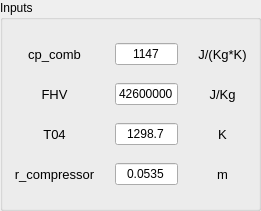
    <widget class="QGroupBox" name="groupBox_2">
     <property name="geometry">
      <rect>
       <x>280</x>
       <y>10</y>
       <width>261</width>
       <height>211</height>
      </rect>
     </property>
     <property name="title">
      <string>Inputs</string>
     </property>
     <layout class="QGridLayout" name="gridLayout_5">
      <property name="horizontalSpacing">
       <number>20</number>
      </property>
      <item row="1" column="0">
       <widget class="QLabel" name="label_8">
        <property name="font">
         <font>
          <pointsize>10</pointsize>
         </font>
        </property>
        <property name="text">
         <string>FHV</string>
        </property>
        <property name="alignment">
         <set>Qt::AlignCenter</set>
        </property>
       </widget>
      </item>
      <item row="2" column="0">
       <widget class="QLabel" name="label_9">
        <property name="font">
         <font>
          <pointsize>10</pointsize>
         </font>
        </property>
        <property name="text">
         <string>T04</string>
        </property>
        <property name="alignment">
         <set>Qt::AlignCenter</set>
        </property>
       </widget>
      </item>
      <item row="1" column="1">
       <widget class="QLineEdit" name="lineEdit_8">
        <property name="enabled">
         <bool>true</bool>
        </property>
        <property name="text">
         <string>42600000</string>
        </property>
        <property name="alignment">
         <set>Qt::AlignCenter</set>
        </property>
       </widget>
      </item>
      <item row="1" column="2">
       <widget class="QLabel" name="label_21">
        <property name="font">
         <font>
          <pointsize>10</pointsize>
         </font>
        </property>
        <property name="text">
         <string>J/Kg</string>
        </property>
        <property name="alignment">
         <set>Qt::AlignCenter</set>
        </property>
       </widget>
      </item>
      <item row="0" column="2">
       <widget class="QLabel" name="label_14">
        <property name="font">
         <font>
          <pointsize>10</pointsize>
         </font>
        </property>
        <property name="text">
         <string>J/(Kg*K)</string>
        </property>
        <property name="alignment">
         <set>Qt::AlignCenter</set>
        </property>
       </widget>
      </item>
      <item row="2" column="2">
       <widget class="QLabel" name="label_24">
        <property name="font">
         <font>
          <pointsize>10</pointsize>
         </font>
        </property>
        <property name="text">
         <string>K</string>
        </property>
        <property name="alignment">
         <set>Qt::AlignCenter</set>
        </property>
       </widget>
      </item>
      <item row="0" column="0">
       <widget class="QLabel" name="label_6">
        <property name="font">
         <font>
          <pointsize>10</pointsize>
         </font>
        </property>
        <property name="text">
         <string>cp_comb</string>
        </property>
        <property name="alignment">
         <set>Qt::AlignCenter</set>
        </property>
       </widget>
      </item>
      <item row="0" column="1">
       <widget class="QLineEdit" name="lineEdit_6">
        <property name="enabled">
         <bool>true</bool>
        </property>
        <property name="text">
         <string>1147</string>
        </property>
        <property name="alignment">
         <set>Qt::AlignCenter</set>
        </property>
       </widget>
      </item>
      <item row="2" column="1">
       <widget class="QLineEdit" name="lineEdit_9">
        <property name="enabled">
         <bool>true</bool>
        </property>
        <property name="text">
         <string>1298.7</string>
        </property>
        <property name="alignment">
         <set>Qt::AlignCenter</set>
        </property>
       </widget>
      </item>
      <item row="3" column="0">
       <widget class="QLabel" name="label_119">
        <property name="font">
         <font>
          <pointsize>10</pointsize>
         </font>
        </property>
        <property name="text">
         <string>r_compressor</string>
        </property>
        <property name="alignment">
         <set>Qt::AlignCenter</set>
        </property>
       </widget>
      </item>
      <item row="3" column="1">
       <widget class="QLineEdit" name="lineEdit_60">
        <property name="enabled">
         <bool>true</bool>
        </property>
        <property name="text">
         <string>0.0535</string>
        </property>
        <property name="alignment">
         <set>Qt::AlignCenter</set>
        </property>
       </widget>
      </item>
      <item row="3" column="2">
       <widget class="QLabel" name="label_120">
        <property name="font">
         <font>
          <pointsize>10</pointsize>
         </font>
        </property>
        <property name="text">
         <string>m</string>
        </property>
        <property name="alignment">
         <set>Qt::AlignCenter</set>
        </property>
       </widget>
      </item>
     </layout>
    </widget>
